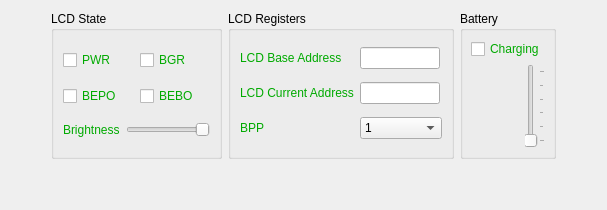
          <widget class="QWidget" name="misctab">
           <attribute name="title">
            <string>Misc</string>
           </attribute>
           <layout class="QGridLayout" name="gridLayout_16">
            <item row="1" column="3">
             <widget class="QGroupBox" name="groupBox_7">
              <property name="sizePolicy">
               <sizepolicy hsizetype="Preferred" vsizetype="Maximum">
                <horstretch>0</horstretch>
                <verstretch>0</verstretch>
               </sizepolicy>
              </property>
              <property name="title">
               <string>Battery</string>
              </property>
              <layout class="QGridLayout" name="gridLayout_18">
               <property name="leftMargin">
                <number>8</number>
               </property>
               <property name="topMargin">
                <number>8</number>
               </property>
               <property name="rightMargin">
                <number>8</number>
               </property>
               <property name="bottomMargin">
                <number>8</number>
               </property>
               <property name="spacing">
                <number>5</number>
               </property>
               <item row="2" column="1">
                <widget class="QSlider" name="sliderBattery">
                 <property name="focusPolicy">
                  <enum>Qt::ClickFocus</enum>
                 </property>
                 <property name="minimum">
                  <number>0</number>
                 </property>
                 <property name="maximum">
                  <number>5</number>
                 </property>
                 <property name="pageStep">
                  <number>2</number>
                 </property>
                 <property name="tickPosition">
                  <enum>QSlider::TicksBelow</enum>
                 </property>
                 <property name="tickInterval">
                  <number>1</number>
                 </property>
                </widget>
               </item>
               <item row="2" column="0">
                <widget class="QLabel" name="labelBattery"/>
               </item>
               <item row="1" column="0" colspan="2">
                <widget class="QCheckBox" name="checkCharging">
                 <property name="palette">
                  <palette>
                   <active>
                    <colorrole role="WindowText">
                     <brush brushstyle="SolidPattern">
                      <color alpha="255">
                       <red>0</red>
                       <green>170</green>
                       <blue>0</blue>
                      </color>
                     </brush>
                    </colorrole>
                   </active>
                   <inactive>
                    <colorrole role="WindowText">
                     <brush brushstyle="SolidPattern">
                      <color alpha="255">
                       <red>0</red>
                       <green>170</green>
                       <blue>0</blue>
                      </color>
                     </brush>
                    </colorrole>
                   </inactive>
                   <disabled>
                    <colorrole role="WindowText">
                     <brush brushstyle="SolidPattern">
                      <color alpha="255">
                       <red>120</red>
                       <green>120</green>
                       <blue>120</blue>
                      </color>
                     </brush>
                    </colorrole>
                   </disabled>
                  </palette>
                 </property>
                 <property name="focusPolicy">
                  <enum>Qt::NoFocus</enum>
                 </property>
                 <property name="text">
                  <string>Charging</string>
                 </property>
                </widget>
               </item>
              </layout>
             </widget>
            </item>
            <item row="1" column="0">
             <spacer name="horizontalSpacer_12">
              <property name="orientation">
               <enum>Qt::Horizontal</enum>
              </property>
              <property name="sizeType">
               <enum>QSizePolicy::Ignored</enum>
              </property>
              <property name="sizeHint" stdset="0">
               <size>
                <width>40</width>
                <height>20</height>
               </size>
              </property>
             </spacer>
            </item>
            <item row="1" column="4">
             <spacer name="horizontalSpacer_13">
              <property name="orientation">
               <enum>Qt::Horizontal</enum>
              </property>
              <property name="sizeType">
               <enum>QSizePolicy::Ignored</enum>
              </property>
              <property name="sizeHint" stdset="0">
               <size>
                <width>40</width>
                <height>20</height>
               </size>
              </property>
             </spacer>
            </item>
            <item row="1" column="2">
             <widget class="QGroupBox" name="groupBox_6">
              <property name="sizePolicy">
               <sizepolicy hsizetype="Preferred" vsizetype="Preferred">
                <horstretch>0</horstretch>
                <verstretch>0</verstretch>
               </sizepolicy>
              </property>
              <property name="title">
               <string>LCD Registers</string>
              </property>
              <layout class="QGridLayout" name="gridLayout_17">
               <item row="2" column="1">
                <widget class="QLineEdit" name="lcdcurrView">
                 <property name="sizePolicy">
                  <sizepolicy hsizetype="Preferred" vsizetype="Fixed">
                   <horstretch>0</horstretch>
                   <verstretch>0</verstretch>
                  </sizepolicy>
                 </property>
                 <property name="minimumSize">
                  <size>
                   <width>60</width>
                   <height>0</height>
                  </size>
                 </property>
                 <property name="maximumSize">
                  <size>
                   <width>80</width>
                   <height>16777215</height>
                  </size>
                 </property>
                 <property name="focusPolicy">
                  <enum>Qt::ClickFocus</enum>
                 </property>
                 <property name="inputMask">
                  <string notr="true">&gt;HHHHHH</string>
                 </property>
                 <property name="text">
                  <string notr="true"/>
                 </property>
                </widget>
               </item>
               <item row="1" column="1">
                <widget class="QLineEdit" name="lcdbaseView">
                 <property name="sizePolicy">
                  <sizepolicy hsizetype="Preferred" vsizetype="Fixed">
                   <horstretch>0</horstretch>
                   <verstretch>0</verstretch>
                  </sizepolicy>
                 </property>
                 <property name="minimumSize">
                  <size>
                   <width>60</width>
                   <height>0</height>
                  </size>
                 </property>
                 <property name="maximumSize">
                  <size>
                   <width>80</width>
                   <height>16777215</height>
                  </size>
                 </property>
                 <property name="focusPolicy">
                  <enum>Qt::ClickFocus</enum>
                 </property>
                 <property name="inputMask">
                  <string notr="true">&gt;HHHHHH</string>
                 </property>
                 <property name="text">
                  <string notr="true"/>
                 </property>
                </widget>
               </item>
               <item row="1" column="0">
                <widget class="QLabel" name="labelLCDbase">
                 <property name="palette">
                  <palette>
                   <active>
                    <colorrole role="WindowText">
                     <brush brushstyle="SolidPattern">
                      <color alpha="255">
                       <red>0</red>
                       <green>170</green>
                       <blue>0</blue>
                      </color>
                     </brush>
                    </colorrole>
                   </active>
                   <inactive>
                    <colorrole role="WindowText">
                     <brush brushstyle="SolidPattern">
                      <color alpha="255">
                       <red>0</red>
                       <green>170</green>
                       <blue>0</blue>
                      </color>
                     </brush>
                    </colorrole>
                   </inactive>
                   <disabled>
                    <colorrole role="WindowText">
                     <brush brushstyle="SolidPattern">
                      <color alpha="255">
                       <red>120</red>
                       <green>120</green>
                       <blue>120</blue>
                      </color>
                     </brush>
                    </colorrole>
                   </disabled>
                  </palette>
                 </property>
                 <property name="text">
                  <string>LCD Base Address</string>
                 </property>
                </widget>
               </item>
               <item row="2" column="0">
                <widget class="QLabel" name="labelLCDcurr">
                 <property name="palette">
                  <palette>
                   <active>
                    <colorrole role="WindowText">
                     <brush brushstyle="SolidPattern">
                      <color alpha="255">
                       <red>0</red>
                       <green>170</green>
                       <blue>0</blue>
                      </color>
                     </brush>
                    </colorrole>
                   </active>
                   <inactive>
                    <colorrole role="WindowText">
                     <brush brushstyle="SolidPattern">
                      <color alpha="255">
                       <red>0</red>
                       <green>170</green>
                       <blue>0</blue>
                      </color>
                     </brush>
                    </colorrole>
                   </inactive>
                   <disabled>
                    <colorrole role="WindowText">
                     <brush brushstyle="SolidPattern">
                      <color alpha="255">
                       <red>120</red>
                       <green>120</green>
                       <blue>120</blue>
                      </color>
                     </brush>
                    </colorrole>
                   </disabled>
                  </palette>
                 </property>
                 <property name="text">
                  <string>LCD Current Address</string>
                 </property>
                </widget>
               </item>
               <item row="3" column="0">
                <widget class="QLabel" name="labelBPP">
                 <property name="palette">
                  <palette>
                   <active>
                    <colorrole role="WindowText">
                     <brush brushstyle="SolidPattern">
                      <color alpha="255">
                       <red>0</red>
                       <green>170</green>
                       <blue>0</blue>
                      </color>
                     </brush>
                    </colorrole>
                   </active>
                   <inactive>
                    <colorrole role="WindowText">
                     <brush brushstyle="SolidPattern">
                      <color alpha="255">
                       <red>0</red>
                       <green>170</green>
                       <blue>0</blue>
                      </color>
                     </brush>
                    </colorrole>
                   </inactive>
                   <disabled>
                    <colorrole role="WindowText">
                     <brush brushstyle="SolidPattern">
                      <color alpha="255">
                       <red>120</red>
                       <green>120</green>
                       <blue>120</blue>
                      </color>
                     </brush>
                    </colorrole>
                   </disabled>
                  </palette>
                 </property>
                 <property name="text">
                  <string>BPP</string>
                 </property>
                </widget>
               </item>
               <item row="3" column="1">
                <widget class="QComboBox" name="bppView">
                 <property name="focusPolicy">
                  <enum>Qt::ClickFocus</enum>
                 </property>
                 <item>
                  <property name="text">
                   <string>1</string>
                  </property>
                 </item>
                 <item>
                  <property name="text">
                   <string>2</string>
                  </property>
                 </item>
                 <item>
                  <property name="text">
                   <string>4</string>
                  </property>
                 </item>
                 <item>
                  <property name="text">
                   <string>8</string>
                  </property>
                 </item>
                 <item>
                  <property name="text">
                   <string>16</string>
                  </property>
                 </item>
                 <item>
                  <property name="text">
                   <string>24</string>
                  </property>
                 </item>
                 <item>
                  <property name="text">
                   <string>16 (5:6:5)</string>
                  </property>
                 </item>
                 <item>
                  <property name="text">
                   <string>12 (4:4:4)</string>
                  </property>
                 </item>
                </widget>
               </item>
              </layout>
             </widget>
            </item>
            <item row="1" column="1">
             <widget class="QGroupBox" name="groupBox_4">
              <property name="sizePolicy">
               <sizepolicy hsizetype="Preferred" vsizetype="Preferred">
                <horstretch>0</horstretch>
                <verstretch>0</verstretch>
               </sizepolicy>
              </property>
              <property name="title">
               <string>LCD State</string>
              </property>
              <layout class="QGridLayout" name="gridLayout_14">
               <item row="1" column="0">
                <widget class="QCheckBox" name="checkPowered">
                 <property name="palette">
                  <palette>
                   <active>
                    <colorrole role="WindowText">
                     <brush brushstyle="SolidPattern">
                      <color alpha="255">
                       <red>0</red>
                       <green>170</green>
                       <blue>0</blue>
                      </color>
                     </brush>
                    </colorrole>
                   </active>
                   <inactive>
                    <colorrole role="WindowText">
                     <brush brushstyle="SolidPattern">
                      <color alpha="255">
                       <red>0</red>
                       <green>170</green>
                       <blue>0</blue>
                      </color>
                     </brush>
                    </colorrole>
                   </inactive>
                   <disabled>
                    <colorrole role="WindowText">
                     <brush brushstyle="SolidPattern">
                      <color alpha="255">
                       <red>120</red>
                       <green>120</green>
                       <blue>120</blue>
                      </color>
                     </brush>
                    </colorrole>
                   </disabled>
                  </palette>
                 </property>
                 <property name="focusPolicy">
                  <enum>Qt::NoFocus</enum>
                 </property>
                 <property name="text">
                  <string>PWR</string>
                 </property>
                 <property name="checkable">
                  <bool>true</bool>
                 </property>
                 <property name="checked">
                  <bool>false</bool>
                 </property>
                </widget>
               </item>
               <item row="2" column="0">
                <widget class="QCheckBox" name="checkBEPO">
                 <property name="palette">
                  <palette>
                   <active>
                    <colorrole role="WindowText">
                     <brush brushstyle="SolidPattern">
                      <color alpha="255">
                       <red>0</red>
                       <green>170</green>
                       <blue>0</blue>
                      </color>
                     </brush>
                    </colorrole>
                   </active>
                   <inactive>
                    <colorrole role="WindowText">
                     <brush brushstyle="SolidPattern">
                      <color alpha="255">
                       <red>0</red>
                       <green>170</green>
                       <blue>0</blue>
                      </color>
                     </brush>
                    </colorrole>
                   </inactive>
                   <disabled>
                    <colorrole role="WindowText">
                     <brush brushstyle="SolidPattern">
                      <color alpha="255">
                       <red>120</red>
                       <green>120</green>
                       <blue>120</blue>
                      </color>
                     </brush>
                    </colorrole>
                   </disabled>
                  </palette>
                 </property>
                 <property name="focusPolicy">
                  <enum>Qt::NoFocus</enum>
                 </property>
                 <property name="text">
                  <string>BEPO</string>
                 </property>
                </widget>
               </item>
               <item row="1" column="1">
                <widget class="QCheckBox" name="checkBGR">
                 <property name="palette">
                  <palette>
                   <active>
                    <colorrole role="WindowText">
                     <brush brushstyle="SolidPattern">
                      <color alpha="255">
                       <red>0</red>
                       <green>170</green>
                       <blue>0</blue>
                      </color>
                     </brush>
                    </colorrole>
                   </active>
                   <inactive>
                    <colorrole role="WindowText">
                     <brush brushstyle="SolidPattern">
                      <color alpha="255">
                       <red>0</red>
                       <green>170</green>
                       <blue>0</blue>
                      </color>
                     </brush>
                    </colorrole>
                   </inactive>
                   <disabled>
                    <colorrole role="WindowText">
                     <brush brushstyle="SolidPattern">
                      <color alpha="255">
                       <red>120</red>
                       <green>120</green>
                       <blue>120</blue>
                      </color>
                     </brush>
                    </colorrole>
                   </disabled>
                  </palette>
                 </property>
                 <property name="focusPolicy">
                  <enum>Qt::NoFocus</enum>
                 </property>
                 <property name="text">
                  <string>BGR</string>
                 </property>
                </widget>
               </item>
               <item row="2" column="1">
                <widget class="QCheckBox" name="checkBEBO">
                 <property name="palette">
                  <palette>
                   <active>
                    <colorrole role="WindowText">
                     <brush brushstyle="SolidPattern">
                      <color alpha="255">
                       <red>0</red>
                       <green>170</green>
                       <blue>0</blue>
                      </color>
                     </brush>
                    </colorrole>
                   </active>
                   <inactive>
                    <colorrole role="WindowText">
                     <brush brushstyle="SolidPattern">
                      <color alpha="255">
                       <red>0</red>
                       <green>170</green>
                       <blue>0</blue>
                      </color>
                     </brush>
                    </colorrole>
                   </inactive>
                   <disabled>
                    <colorrole role="WindowText">
                     <brush brushstyle="SolidPattern">
                      <color alpha="255">
                       <red>120</red>
                       <green>120</green>
                       <blue>120</blue>
                      </color>
                     </brush>
                    </colorrole>
                   </disabled>
                  </palette>
                 </property>
                 <property name="focusPolicy">
                  <enum>Qt::NoFocus</enum>
                 </property>
                 <property name="text">
                  <string>BEBO</string>
                 </property>
                </widget>
               </item>
               <item row="3" column="0" colspan="2">
                <layout class="QHBoxLayout" name="horizontalLayout_18">
                 <item>
                  <widget class="QLabel" name="labelBrightness">
                   <property name="palette">
                    <palette>
                     <active>
                      <colorrole role="WindowText">
                       <brush brushstyle="SolidPattern">
                        <color alpha="255">
                         <red>0</red>
                         <green>170</green>
                         <blue>0</blue>
                        </color>
                       </brush>
                      </colorrole>
                     </active>
                     <inactive>
                      <colorrole role="WindowText">
                       <brush brushstyle="SolidPattern">
                        <color alpha="255">
                         <red>0</red>
                         <green>170</green>
                         <blue>0</blue>
                        </color>
                       </brush>
                      </colorrole>
                     </inactive>
                     <disabled>
                      <colorrole role="WindowText">
                       <brush brushstyle="SolidPattern">
                        <color alpha="255">
                         <red>120</red>
                         <green>120</green>
                         <blue>120</blue>
                        </color>
                       </brush>
                      </colorrole>
                     </disabled>
                    </palette>
                   </property>
                   <property name="text">
                    <string>Brightness</string>
                   </property>
                   <property name="alignment">
                    <set>Qt::AlignLeading|Qt::AlignLeft|Qt::AlignVCenter</set>
                   </property>
                  </widget>
                 </item>
                 <item>
                  <widget class="QSlider" name="brightnessSlider">
                   <property name="sizePolicy">
                    <sizepolicy hsizetype="Preferred" vsizetype="Fixed">
                     <horstretch>0</horstretch>
                     <verstretch>0</verstretch>
                    </sizepolicy>
                   </property>
                   <property name="focusPolicy">
                    <enum>Qt::ClickFocus</enum>
                   </property>
                   <property name="maximum">
                    <number>255</number>
                   </property>
                   <property name="orientation">
                    <enum>Qt::Horizontal</enum>
                   </property>
                   <property name="invertedAppearance">
                    <bool>true</bool>
                   </property>
                  </widget>
                 </item>
                </layout>
               </item>
              </layout>
             </widget>
            </item>
            <item row="2" column="2">
             <spacer name="verticalSpacer_5">
              <property name="orientation">
               <enum>Qt::Vertical</enum>
              </property>
              <property name="sizeType">
               <enum>QSizePolicy::Ignored</enum>
              </property>
              <property name="sizeHint" stdset="0">
               <size>
                <width>20</width>
                <height>40</height>
               </size>
              </property>
             </spacer>
            </item>
           </layout>
          </widget>
